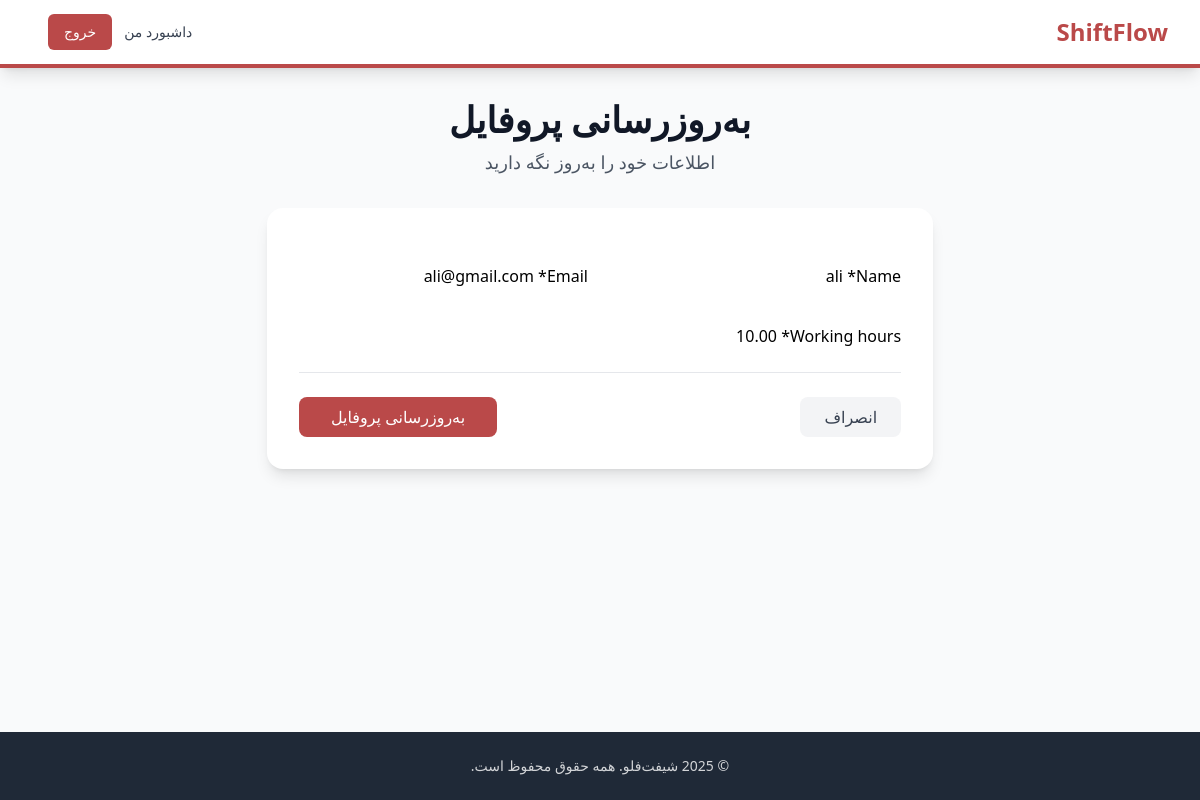
Page /profile/update/ (signed in) on the earlier database version.
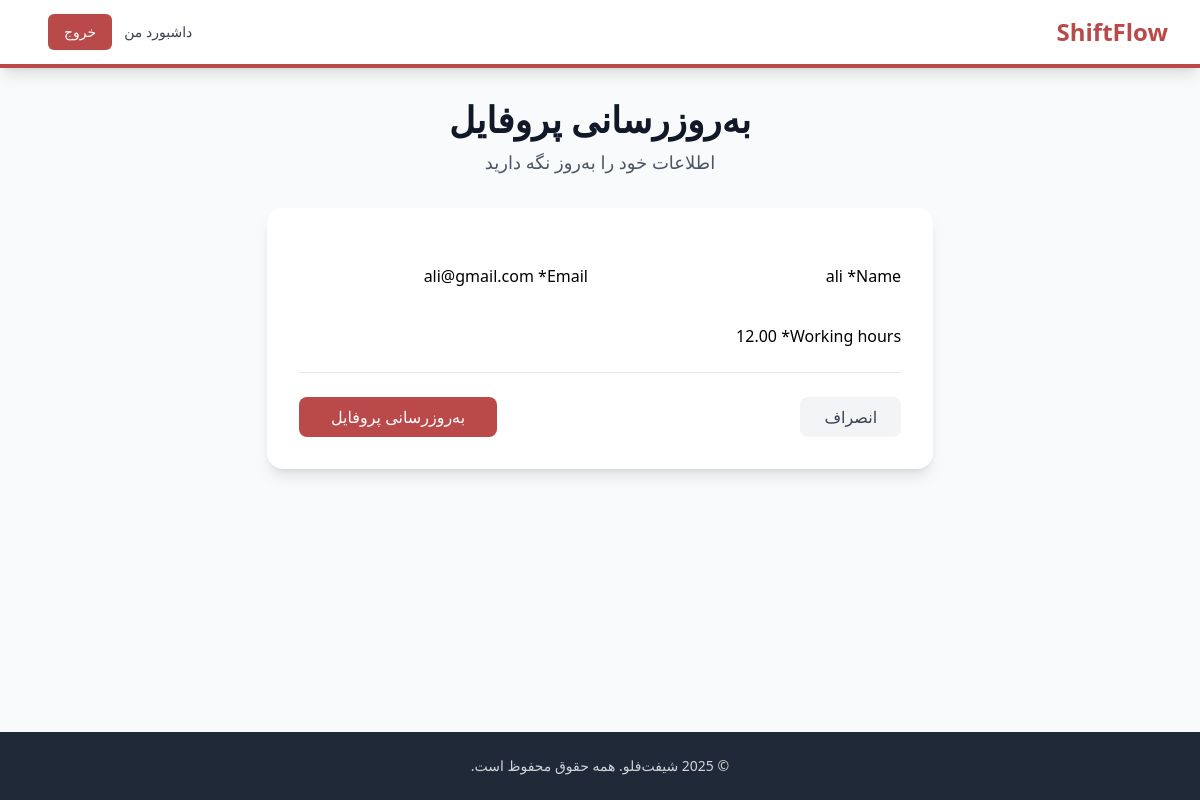
Same page on the later database version.
### core/models.py (models this page shows, shortened)
class Employee(models.Model):
    user = models.OneToOneField(User, on_delete=models.CASCADE, related_name='employee_profile')
    name = models.CharField(max_length=100)
    email = models.EmailField(unique=True)
    working_hours = models.DecimalField(
        max_digits=5,
        decimal_places=2,
        default=0.00,
        validators=[MinValueValidator(0.00)]
    )
    created_at = models.DateTimeField(auto_now_add=True)
    updated_at = models.DateTimeField(auto_now=True)
    class Meta:
        ordering = ['name']

### core/views.py (the view)
# urls.py: path('profile/update/', views.update_employee_profile, name='update_employee_profile'),
@login_required
def update_employee_profile(request):
    try:
        employee = request.user.employee_profile
    except Employee.DoesNotExist:
        messages.error(request, 'Employee profile not found.')
        return redirect('core:create_employee_profile')
    if request.method == 'POST':
        form = EmployeeForm(request.POST, instance=employee)
        if form.is_valid():
            form.save()
            messages.success(request, 'Profile updated successfully!')
            return redirect('core:employee_dashboard')
    else:
        form = EmployeeForm(instance=employee)
    context = {'form': form, 'employee': employee}
    return render(request, 'core/update_employee_profile.html', context)

### admin_dashboard/forms.py
class EmployeeForm(forms.ModelForm):
    class Meta:
        model = Employee
        fields = ['name', 'email', 'working_hours']

### templates/core/update_employee_profile.html (shortened to what this page needs)
{% extends 'base.html' %}
{% load crispy_forms_tags %}
{% block content %}
<div class="max-w-3xl mx-auto">
  <div class="mb-8 text-center">
    <h1 class="text-4xl font-bold text-gray-900 mb-2">به‌روزرسانی پروفایل</h1>
    <p class="text-lg text-gray-600">اطلاعات خود را به‌روز نگه دارید</p>
  </div>
  <div class="bg-white rounded-2xl shadow-lg p-8">
    <form method="post" class="space-y-6">
      <div class="grid md:grid-cols-2 gap-6">
        <div>{{ form.name|as_crispy_field }}</div>
        <div>{{ form.email|as_crispy_field }}</div>
      </div>
      <div>{{ form.working_hours|as_crispy_field }}</div>
      <div class="flex items-center justify-between pt-6 border-t border-gray-200">
        <a href="{% url 'core:employee_dashboard' %}"
           class="bg-gray-100 text-gray-700 px-6 py-2 rounded-lg hover:bg-gray-200 transition-colors font-medium">
          انصراف
        </a>
        <button type="submit"
                class="bg-pomodoro-red text-white px-8 py-2 rounded-lg hover:bg-red-700 transition-colors font-medium">
          به‌روزرسانی پروفایل
        </button>
      </div>
    </form>
  </div>
</div>
{% endblock %}

Differences in the rows shown:
changed Employee "ali": working_hours "10.00" → "12.00"
